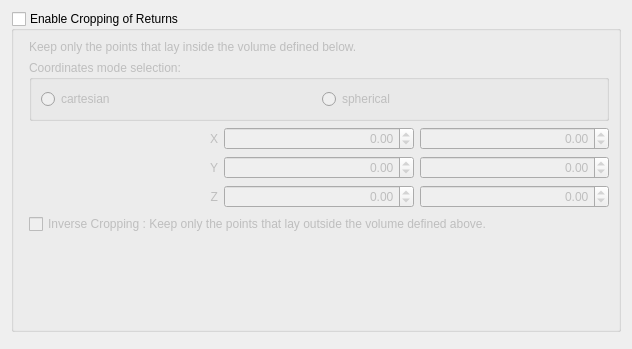
<?xml version="1.0" encoding="UTF-8"?>
<ui version="4.0">
 <class>lqCropReturnsDialog</class>
 <widget class="QDialog" name="lqCropReturnsDialog">
  <property name="geometry">
   <rect>
    <x>0</x>
    <y>0</y>
    <width>632</width>
    <height>349</height>
   </rect>
  </property>
  <property name="windowTitle">
   <string>Crop Returns</string>
  </property>
  <layout class="QGridLayout" name="gridLayout">
   <item row="0" column="0" colspan="2">
    <widget class="QGroupBox" name="CropGroupBox">
     <property name="title">
      <string>Enable Cropping of Returns</string>
     </property>
     <property name="checkable">
      <bool>true</bool>
     </property>
     <property name="checked">
      <bool>false</bool>
     </property>
     <layout class="QFormLayout" name="formLayout">
      <property name="fieldGrowthPolicy">
       <enum>QFormLayout::AllNonFixedFieldsGrow</enum>
      </property>
      <item row="1" column="1">
       <widget class="QLabel" name="label">
        <property name="text">
         <string>Keep only the points that lay inside the volume defined below.</string>
        </property>
       </widget>
      </item>
      <item row="2" column="1">
       <widget class="QGroupBox" name="radioButtonGroupBox">
        <property name="title">
         <string>Coordinates mode selection:</string>
        </property>
        <layout class="QGridLayout" name="radioButtonGroupBoxLayout">
         <item row="1" column="1">
          <widget class="QRadioButton" name="sphericalRadioButton">
           <property name="text">
            <string>spherical</string>
           </property>
          </widget>
         </item>
         <item row="1" column="0">
          <widget class="QRadioButton" name="cartesianRadioButton">
           <property name="text">
            <string>cartesian</string>
           </property>
          </widget>
         </item>
        </layout>
       </widget>
      </item>
      <item row="3" column="1">
       <layout class="QHBoxLayout" name="XLayout">
        <item>
         <widget class="QLabel" name="XLabel">
          <property name="text">
           <string>X</string>
          </property>
          <property name="alignment">
           <set>Qt::AlignRight|Qt::AlignTrailing|Qt::AlignVCenter</set>
          </property>
         </widget>
        </item>
        <item>
         <widget class="QDoubleSpinBox" name="X1SpinBox">
          <property name="alignment">
           <set>Qt::AlignRight|Qt::AlignTrailing|Qt::AlignVCenter</set>
          </property>
          <property name="minimum">
           <double>-300.000000000000000</double>
          </property>
          <property name="maximum">
           <double>300.000000000000000</double>
          </property>
         </widget>
        </item>
        <item>
         <widget class="QDoubleSpinBox" name="X2SpinBox">
          <property name="alignment">
           <set>Qt::AlignRight|Qt::AlignTrailing|Qt::AlignVCenter</set>
          </property>
          <property name="minimum">
           <double>-300.000000000000000</double>
          </property>
          <property name="maximum">
           <double>300.000000000000000</double>
          </property>
         </widget>
        </item>
       </layout>
      </item>
      <item row="4" column="1">
       <layout class="QHBoxLayout" name="YLayout">
        <item>
         <widget class="QLabel" name="YLabel">
          <property name="text">
           <string>Y</string>
          </property>
          <property name="alignment">
           <set>Qt::AlignRight|Qt::AlignTrailing|Qt::AlignVCenter</set>
          </property>
         </widget>
        </item>
        <item>
         <widget class="QDoubleSpinBox" name="Y1SpinBox">
          <property name="alignment">
           <set>Qt::AlignRight|Qt::AlignTrailing|Qt::AlignVCenter</set>
          </property>
          <property name="minimum">
           <double>-300.000000000000000</double>
          </property>
          <property name="maximum">
           <double>300.000000000000000</double>
          </property>
         </widget>
        </item>
        <item>
         <widget class="QDoubleSpinBox" name="Y2SpinBox">
          <property name="alignment">
           <set>Qt::AlignRight|Qt::AlignTrailing|Qt::AlignVCenter</set>
          </property>
          <property name="minimum">
           <double>-300.000000000000000</double>
          </property>
          <property name="maximum">
           <double>300.000000000000000</double>
          </property>
         </widget>
        </item>
       </layout>
      </item>
      <item row="5" column="1">
       <layout class="QHBoxLayout" name="ZLayout">
        <item>
         <widget class="QLabel" name="ZLabel">
          <property name="text">
           <string>Z</string>
          </property>
          <property name="alignment">
           <set>Qt::AlignRight|Qt::AlignTrailing|Qt::AlignVCenter</set>
          </property>
         </widget>
        </item>
        <item>
         <widget class="QDoubleSpinBox" name="Z1SpinBox">
          <property name="alignment">
           <set>Qt::AlignRight|Qt::AlignTrailing|Qt::AlignVCenter</set>
          </property>
          <property name="minimum">
           <double>-300.000000000000000</double>
          </property>
          <property name="maximum">
           <double>300.000000000000000</double>
          </property>
         </widget>
        </item>
        <item>
         <widget class="QDoubleSpinBox" name="Z2SpinBox">
          <property name="alignment">
           <set>Qt::AlignRight|Qt::AlignTrailing|Qt::AlignVCenter</set>
          </property>
          <property name="minimum">
           <double>-300.000000000000000</double>
          </property>
          <property name="maximum">
           <double>300.000000000000000</double>
          </property>
         </widget>
        </item>
       </layout>
      </item>
      <item row="6" column="1">
       <widget class="QCheckBox" name="CropOutsideCheckBox">
        <property name="text">
         <string>Inverse Cropping : Keep only the points that lay outside the volume defined above.</string>
        </property>
       </widget>
      </item>
     </layout>
    </widget>
   </item>
   <item row="1" column="1">
    <widget class="QDialogButtonBox" name="buttonBox">
     <property name="orientation">
      <enum>Qt::Horizontal</enum>
     </property>
     <property name="standardButtons">
      <set>QDialogButtonBox::NoButton</set>
     </property>
    </widget>
   </item>
  </layout>
 </widget>
 <resources/>
 <connections>
  <connection>
   <sender>buttonBox</sender>
   <signal>accepted()</signal>
   <receiver>lqCropReturnsDialog</receiver>
   <slot>accept()</slot>
   <hints>
    <hint type="sourcelabel">
     <x>248</x>
     <y>254</y>
    </hint>
    <hint type="destinationlabel">
     <x>157</x>
     <y>274</y>
    </hint>
   </hints>
  </connection>
  <connection>
   <sender>buttonBox</sender>
   <signal>rejected()</signal>
   <receiver>lqCropReturnsDialog</receiver>
   <slot>reject()</slot>
   <hints>
    <hint type="sourcelabel">
     <x>316</x>
     <y>260</y>
    </hint>
    <hint type="destinationlabel">
     <x>286</x>
     <y>274</y>
    </hint>
   </hints>
  </connection>
 </connections>
</ui>
